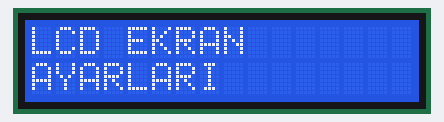
Recording of a sketch running on a simulated Arduino Uno, built with avr-gcc and run on an emulated ATmega328P. Parts: 16×2 character LCD.

Above: at 0.1 s.
At 6.1 s:
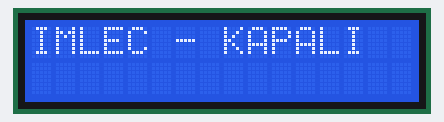
At 15.1 s:
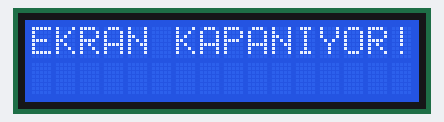
At 21.2 s:
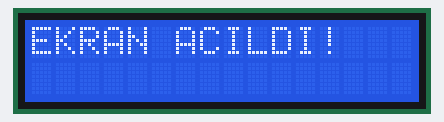
At 27.2 s:
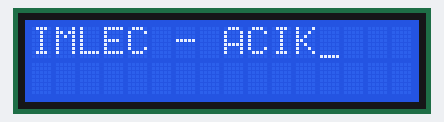
At 36.2 s:
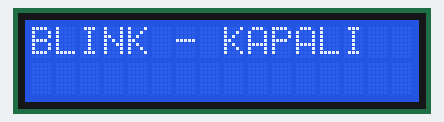

The sketch:

LCDKullanimi4.ino
```cpp
/***************************************************************
 Arduino Kitabı - Coşkun Taşdemir
 Dikeyeksen Yayınları
 http://www.dikeyeksen.com/muhendislik/arduino.html

 Bölüm 10 - LCD Kullanımı

LCD Ekran Kullanımı - Örnek 4

Arduino ile LCD ekran arasındaki bağlantılar
 * LCD RS     ==> digital-12
 * LCD Enable ==> digital-11
 * LCD D4     ==> digital-5
 * LCD D5     ==> digital-4
 * LCD D6     ==> digital-3
 * LCD D7     ==> digital-2
 * LCD R/W    ==> toprak (GND)
 * 10K potansiyometre 0-5V bağlantı:
 * orta ucu LCD'nin V0 pinine(pin 3)
****************************************************************/

// LCD kütüphanesini programımıza ekliyoruz:
  #include <LiquidCrystal.h>
//LCD bağlantılarımız ile bir LCD nesnesi oluşturuyoruz.
//lcd(RS,EN,D4,D5,D6,D7)
LiquidCrystal lcd(12, 11, 5, 4, 3, 2);
int bekleme = 3000;
void setup() {
  // LCD’nin ekran değerlerini vererek başlatıyoruz
  // 2 satır 16 karakter
  lcd.begin(16, 2);
  // LCD’ye mesaj yazdırıyoruz
  lcd.print("LCD EKRAN ");
  lcd.setCursor(0,1);
  lcd.print("AYARLARI");
}
void loop() {
   delay(bekleme);
// Ekranı temizle
   lcd.clear();
//imleci en başa al
   lcd.home();
   lcd.print("IMLEC - ACIK");
   lcd.cursor();
   delay(bekleme);
   lcd.clear();
   lcd.home();
   lcd.print("IMLEC - KAPALI");
   lcd.noCursor();
   delay(bekleme);

   lcd.clear();
   lcd.home();
   lcd.print("BLINK - ACIK");
   lcd.blink();
   delay(bekleme);

   lcd.clear();
   lcd.home();
   lcd.print("BLINK - KAPALI");
   lcd.noBlink();
   delay(bekleme);

   lcd.clear();
   lcd.home();
   lcd.print("EKRAN KAPANIYOR!");
   delay(bekleme);
   lcd.noDisplay();
   delay(bekleme);
   lcd.clear();
   lcd.home();
   lcd.display();
   lcd.print("EKRAN ACILDI!");
   delay(bekleme);
}
```

Measured:
- what the display in image 1 shows lasts 3.0 s, from 6.1 s to 9.1 s
- what the display in image 3 shows lasts 6.0 s, from 21.1 s to 27.1 s
